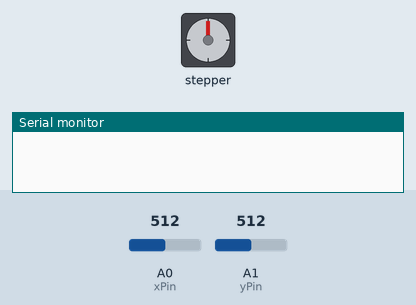
Recording of a sketch running on a simulated Arduino Uno, built with avr-gcc and run on an emulated ATmega328P. Shown: stepper motor, the last lines printed to the serial monitor. Wiring (inferred from the names in the program): stepper motor driver (200 steps per turn assumed): step pin 5; direction pin 2; enable pin 8. The test bench sets the inputs (shaded band); at power-on: A0 (xPin) = 512, A1 (yPin) = 512.

Above: at 1.2 s.
1.3 s: A0 (xPin) set to 587
2.8 s: A0 (xPin) set to 609
At 2.95 s:
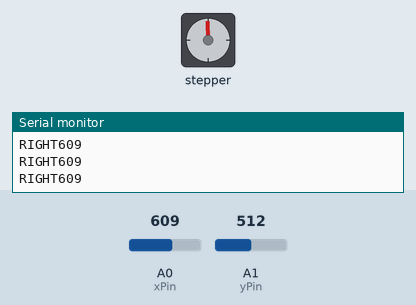
At 3.56 s:
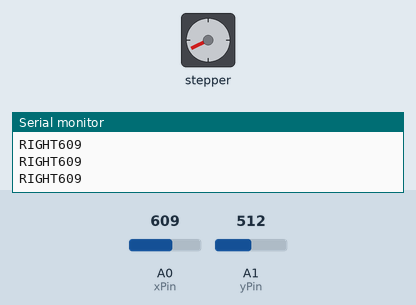
5.8 s: A1 (yPin) set to 610
At 6.63 s:
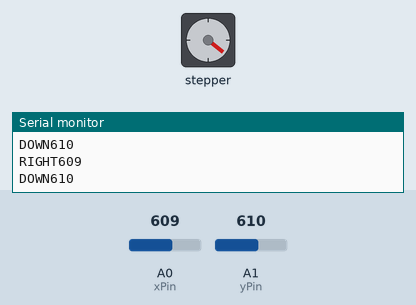
8.8 s: A1 (yPin) set to 586
11.8 s: A1 (yPin) set to 390
14.8 s: A0 (xPin) set to 590
At 14.8 s:
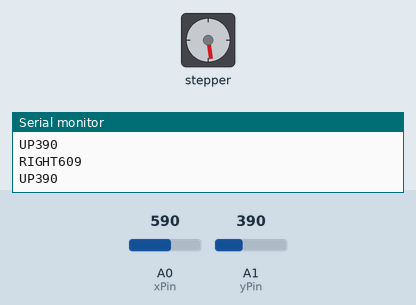
Timing chart, 0 to 17.3 s (numbered marks = the images above; inputs shaded):
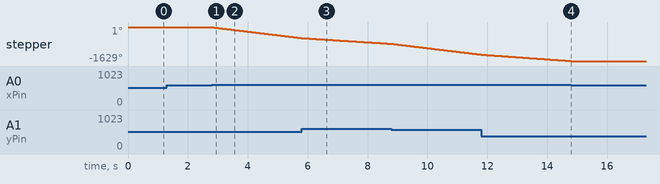

Measured:
- the behaviour switches between 600 and 601 on A0 (xPin) (found by bisection; images 0 and 1)
- after the input at 1.3 s, every drawn part: stays the same
- after the input at 2.8 s, stepper: keeps turning counter-clockwise at about 177°/s, starting at once
- after the input at 14.8 s, stepper: stops changing and stays -1629°

The sketch:

test_joystick_with_stepper.ino
```cpp
/**
/ Testing joystick with motor controller. on Arduino Uno
/ Only implemented "left-right" functionality.
/ Left rotates stepper motor CCW; right rotates stepper motor CW.
/ To-do?: implement "up-down" functionality
**/
#define xPin A0
#define yPin A1

const int dirPin = 2;
const int stepPin = 5;
const int enPin = 8;


void setup() {
  Serial.begin(9600);
  pinMode(enPin, OUTPUT);
  pinMode(dirPin, OUTPUT);
  pinMode(stepPin, OUTPUT);
  digitalWrite(enPin, LOW);
}

void loop() {
  int xVal = analogRead(xPin);
  int yVal = analogRead(yPin);

  if (xVal < 400) {
    Serial.print("LEFT");
    Serial.println(xVal);
    digitalWrite(dirPin, HIGH);
    delayMicroseconds(2000);
    digitalWrite(stepPin, HIGH);
    delayMicroseconds(2000);
    digitalWrite(stepPin, LOW);
    delayMicroseconds(2000);

  } else if (xVal > 600) {
    Serial.print("RIGHT");
    Serial.println(xVal);
    digitalWrite(dirPin, LOW);
    delayMicroseconds(2000);
    digitalWrite(stepPin, HIGH);
    delayMicroseconds(2000);
    digitalWrite(stepPin, LOW);
    delayMicroseconds(2000);
  }

  if (yVal < 400) {
    Serial.print("UP");
    Serial.println(yVal);
  } else if (yVal > 600) {
    Serial.print("DOWN");
    Serial.println(yVal);
  }
}
```
